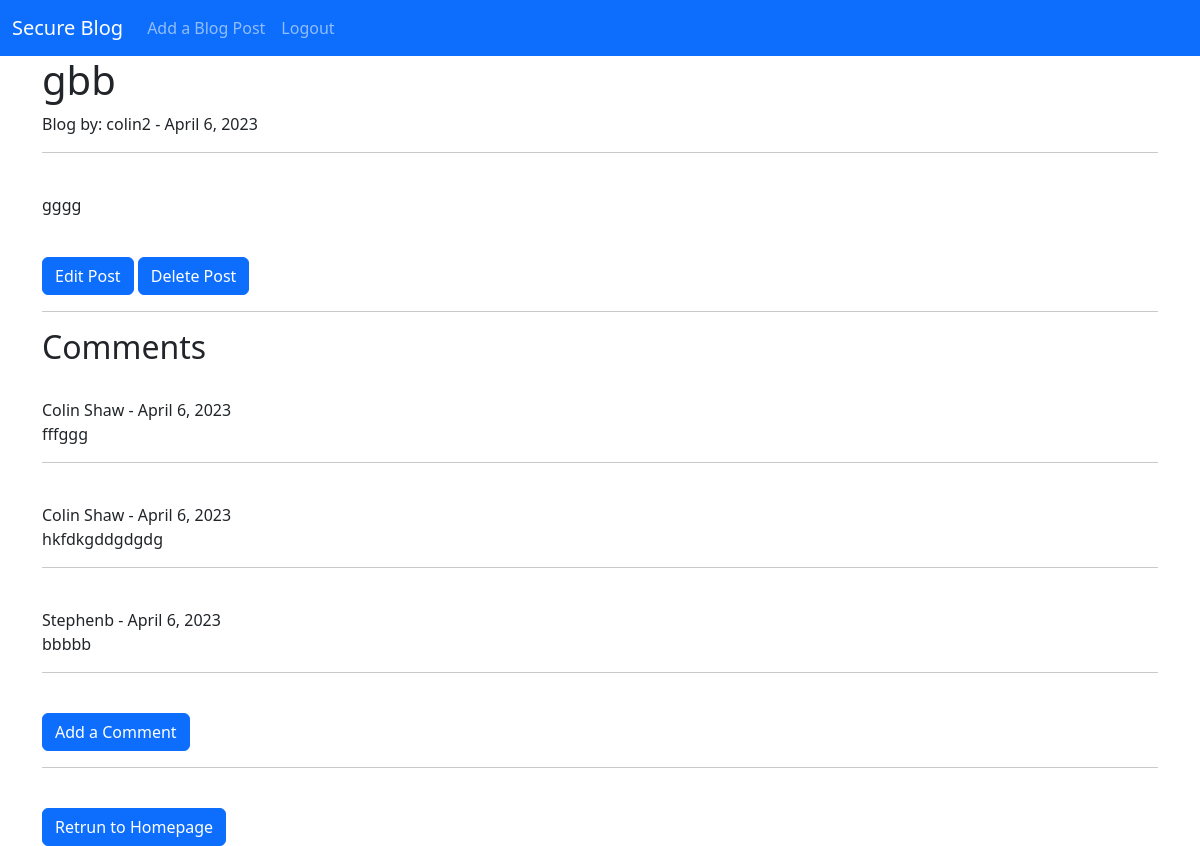
Page /blog/4 (signed in) on the committed database.
### blog/models.py (models this page shows, shortened)
class Post(models.Model):
    title = models.CharField(max_length=255)
    slug = models.CharField(max_length=255)
    blogger = models.ForeignKey(User, on_delete=models.CASCADE)
    body = models.TextField()
    created_on = models.DateField(auto_now_add=True)
    liked = models.ManyToManyField(User, related_name='blog')

class Comments(models.Model):
    post = models.ForeignKey(Post, related_name="comment", on_delete=models.CASCADE)
    name = models.CharField(max_length=250)
    body = models.TextField()
    created_on = models.DateField(auto_now_add=True)

### blog/views.py (the view)
# urls.py: path('blog/<int:pk>', DetailsPost.as_view(), name="blogpost"),
class DetailsPost(DeleteView):
    model = Post
    template_name = 'blogpost.html'

### blog/templates/blogpost.html (shortened to what this page needs)
{% extends 'base.html' %}
{% block content %}
<h1>{{ post.title }}</h1>
Blog by: {{ post.blogger }} -
{{ post.created_on }}
<hr>
<br>
<p>{{ post.body }}</p>
<br>
{% if user.is_authenticated %}
    {% if user.id == post.blogger.id %}
        <a href="{% url 'edit' post.pk %}" class="btn btn-primary">Edit Post</a></li>
        <a href="{% url 'delete' post.pk %}" class="btn btn-primary">Delete Post</a>
    {% endif %}
{% endif %}
<br><hr>
<h2>Comments</h2>
{% if user.is_authenticated %}
{% if not post.comment.all %}
    No comments left yet!!
    <br><br>
    <a href="{% url 'comment' post.pk  %}" class="btn btn-primary">Add a Comment</a>
{% else %}
    {% for comment in post.comment.all %}
    <br>
        {{ comment.name }} -
        {{ comment.created_on }}
        <br>
        {{comment.body }}
        <hr>
    {% endfor %}
    <br>
    <a href="{% url 'comment' post.pk  %}" class="btn btn-primary">Add a Comment</a>
{% endif %}
{% endif %}
<hr>
<br>
<a href="{% url 'home' %}" class="btn btn-primary">Retrun to Homepage</a>
{% endblock %}

### rows in the picture
Post: title "gbb", blogger "colin2", created_on "April 6, 2023", body "gggg"
Comments: name "Colin Shaw", created_on "April 6, 2023", body "fffggg"
Comments: name "Colin Shaw", created_on "April 6, 2023", body "hkfdkgddgdgdg"
Comments: name "Stephenb", created_on "April 6, 2023", body "bbbbb"
